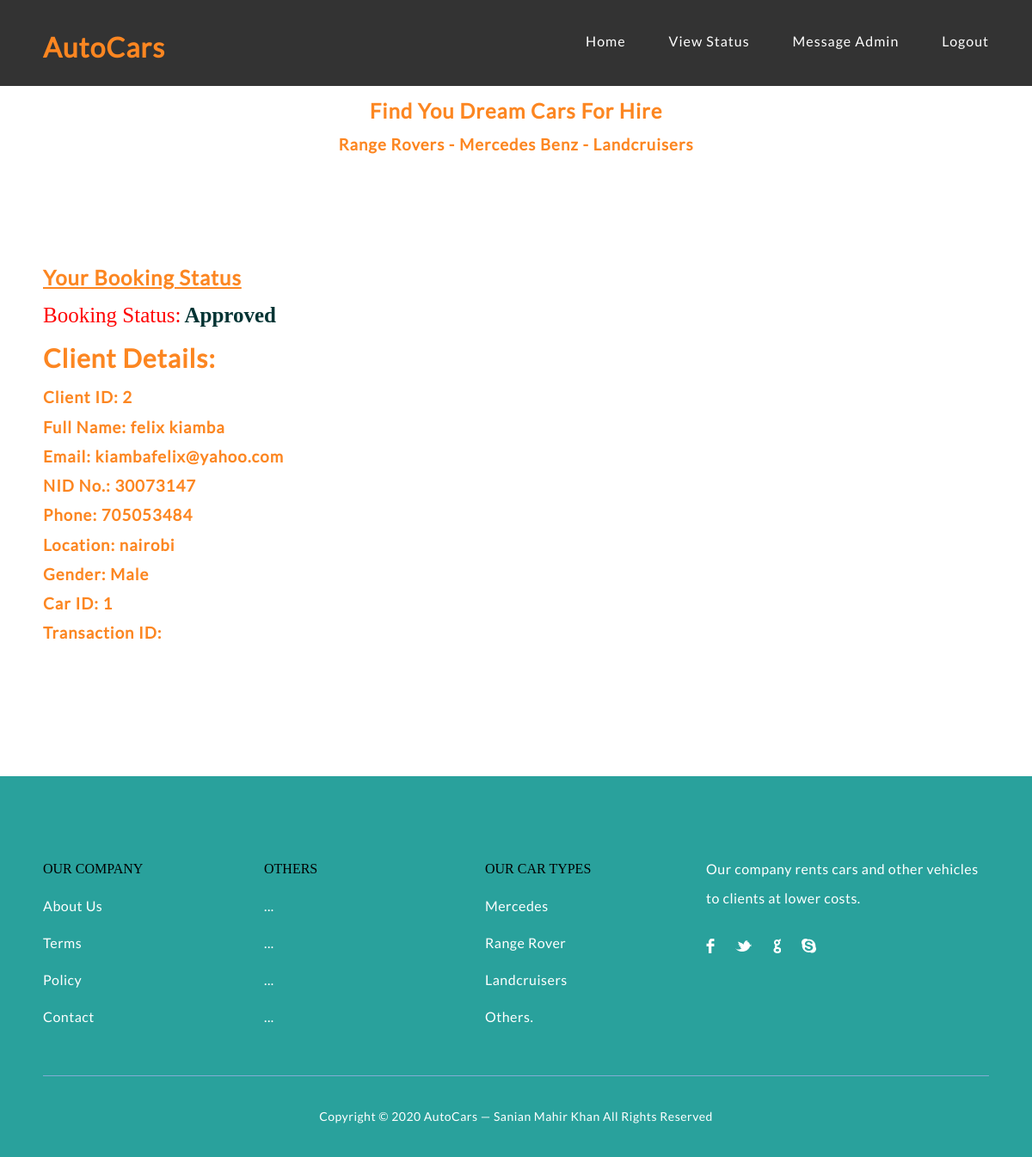
/status.php (signed in), run on the app's committed database.
### tables this page shows
CREATE TABLE `client` (
  `client_id` int(11) NOT NULL,
  `fname` varchar(255) NOT NULL,
  `email` varchar(255) NOT NULL,
  `id_no` int(11) NOT NULL,
  `phone` int(11) NOT NULL,
  `location` varchar(255) NOT NULL,
  `gender` varchar(255) NOT NULL,
  `car_id` int(11) NOT NULL,
  `status` varchar(255) NOT NULL,
  `mpesa` varchar(255) NOT NULL
);

### status.php (the view, shortened to what this page needs)
<!DOCTYPE html>
<html lang="en">
<head>
	<link rel="stylesheet" type="text/css" href="css/reset.css">
	<link rel="stylesheet" type="text/css" href="css/responsive.css">
</head>
<body>
	<section class="">
		<?php
			include 'header.php';
		?>
			<section class="caption">
				<h2 class="caption" style="text-align: center">Find You Dream Cars For Hire</h2>
				<h3 class="properties" style="text-align: center">Range Rovers - Mercedes Benz - Landcruisers</h3>
			</section>
	</section>
	<section class="listings">
		<div class="wrapper">
		<h2 style="text-decoration:underline">Your Booking Status</h2>
			<ul class="properties_list">
			<?php
						include 'includes/config.php';
						$sel = "SELECT * FROM client WHERE email = '$_SESSION[email]'";
						$rs = $conn->query($sel);
						$rws = $rs->fetch_assoc();
			?>
				<li>
						<h2"><span style="font-size:25px; color: #FF0000">Booking Status:</span> <span style="color:#003333;
						font-weight: bold; font-size: 25px;"><?php echo $rws['status'];?></span></h2>
						<h2 style="font-size:30px;">Client Details:</h2>
						<h3><span>Client ID: <?php echo $rws['client_id'];?></span></h3>
						<h3><span>Full Name: <?php echo $rws['fname'];?></span></h3>
						<h3><span>Email: <?php echo $rws['email'];?></span></h3>
						<h3><span>NID No.: <?php echo $rws['id_no'];?></span></h3>
						<h3><span>Phone: <?php echo $rws['phone'];?></span></h3>
						<h3><span>Location: <?php echo $rws['location'];?></span></h3>
						<h3><span>Gender: <?php echo $rws['gender'];?></span></h3>
						<h3><span>Car ID: <?php echo $rws['car_id'];?></span></h3>
						<h3><span>Transaction ID: <?php echo $rws['transaction_id'];?></span></h3>
				</li>
			</ul>
		</div>
	</section>
	<footer>
		<div class="wrapper footer">
			<ul>
				<li class="links">
					<ul>
						<li>OUR COMPANY</li>
						<li><a href="#">About Us</a></li>
						<li><a href="#">Terms</a></li>
						<li><a href="#">Policy</a></li>
						<li><a href="#">Contact</a></li>
					</ul>
				</li>
				<li class="links">
					<ul>
						<li>OTHERS</li>
						<li><a href="#">...</a></li>
						<li><a href="#">...</a></li>
						<li><a href="#">...</a></li>
						<li><a href="#">...</a></li>
					</ul>
				</li>
				<li class="links">
					<ul>
						<li>OUR CAR TYPES</li>
						<li><a href="#">Mercedes</a></li>
						<li><a href="#">Range Rover</a></li>
						<li><a href="#">Landcruisers</a></li>
						<li><a href="#">Others.</a></li>
					</ul>
				</li>
				<li class="about">
				<p>Our company rents cars and other vehicles to clients at lower costs.</p>
				<ul>
						<li><a href="http://facebook.com/codeprojectsdotorg/" class="facebook" target="_blank"></a></li>
						<li><a href="http://twitter.com/" class="twitter" target="_blank"></a></li>
						<li><a href="http://plus.google.com/" class="google" target="_blank"></a></li>
						<li><a href="#" class="skype"></a></li>
					</ul>
				</li>
			</ul>
		</div>
		<div class="copyrights wrapper">
			Copyright © 2020 AutoCars — Sanian Mahir Khan All Rights Reserved
		</div>
	</footer>
</body>
</html>

### css/responsive.css (style rules this page uses)
body { background: #fff; }
.wrapper { max-width: 1100px; margin: 0 auto; position: relative; }
h1, h2, h3, h4, h5 ,h6 { color: #fc8621; font-family: "lato-regular", Helvetica, Arial, sans-serif; letter-spacing: 1px; }
h2 { font-size: 1.5em; margin: .75em 0 }
h3 { font-size: 1.17em; margin: .83em 0 }
h1, h2, h3, h4, h5, h6 { font-weight: bolder }
.listings { padding: 100px 0; }
.listings ul.properties_list { list-style: none; overflow: hidden; }
.listings ul.properties_list li { display: block; width: 30.90909090909091%; height: auto; position: relative; float: left; margin: 0 3.636363636363636% 3.636363636363636% 0; }
footer { padding-top: 100px; background: #29a19c; }
footer .footer > ul { overflow: hidden; }
footer .footer > ul > li { display: block; float: left; list-style: none; margin-right: 60px; }
footer .footer > ul > li:last-child { margin-right: 0; }
footer .footer > ul > li.links { width: 197px; }
footer ul li.links > ul > li { display: block; width: 100%; list-style: none; margin-bottom: 27px; }
footer ul li.links > ul > li:last-child { margin-bottom: 0; }
footer .footer > ul > li.links li a { text-decoration: none; display: block; color: #fff; font-family: "lato-regular", Helvetica, Arial, sans-serif; font-size: 16px; letter-spacing: .5px; text-align: left; }
footer .footer > ul > li.about { width: 327px; }
footer ul li.about p { color: #fff; font-family: "lato-regular", Helvetica, Arial, sans-serif; font-size: 16px; letter-spacing: .5px; line-height: 34px; margin-top: -9px; }
footer ul li.about > ul > li { display: inline-block; margin-right: 20px; margin-top: 30px; }
footer ul li.about > ul > li:last-child { margin-right: 0; }
footer ul li.about > ul > li a { background: url('../img/social_media.png') no-repeat; }
footer ul li.about > ul > li a.facebook { display: block; width: 10px; height: 18px; background-position: 0 0; }
footer ul li.about > ul > li a.twitter { display: block; width: 19px; height: 18px; background-position: -11px 0px; }
footer ul li.about > ul > li a.google { display: block; width: 10px; height: 18px; background-position: -31px 0px; }
footer ul li.about > ul > li a.skype { display: block; width: 17px; height: 18px; background-position: -43px 0px; }
footer .copyrights { display: block; text-align: center; padding: 40px 0; margin-top: 60px; color: #fff; font-family: "lato-regular", Helvetica, Arial, sans-serif; font-size: 14px; letter-spacing: .5px; border-top: 1px solid #82abd4; }

### data on the page
client: status "Approved", client_id "2", fname "felix kiamba", email "kiambafelix@yahoo.com", id_no "30073147", phone "705053484", location "nairobi", gender "Male", car "1"
